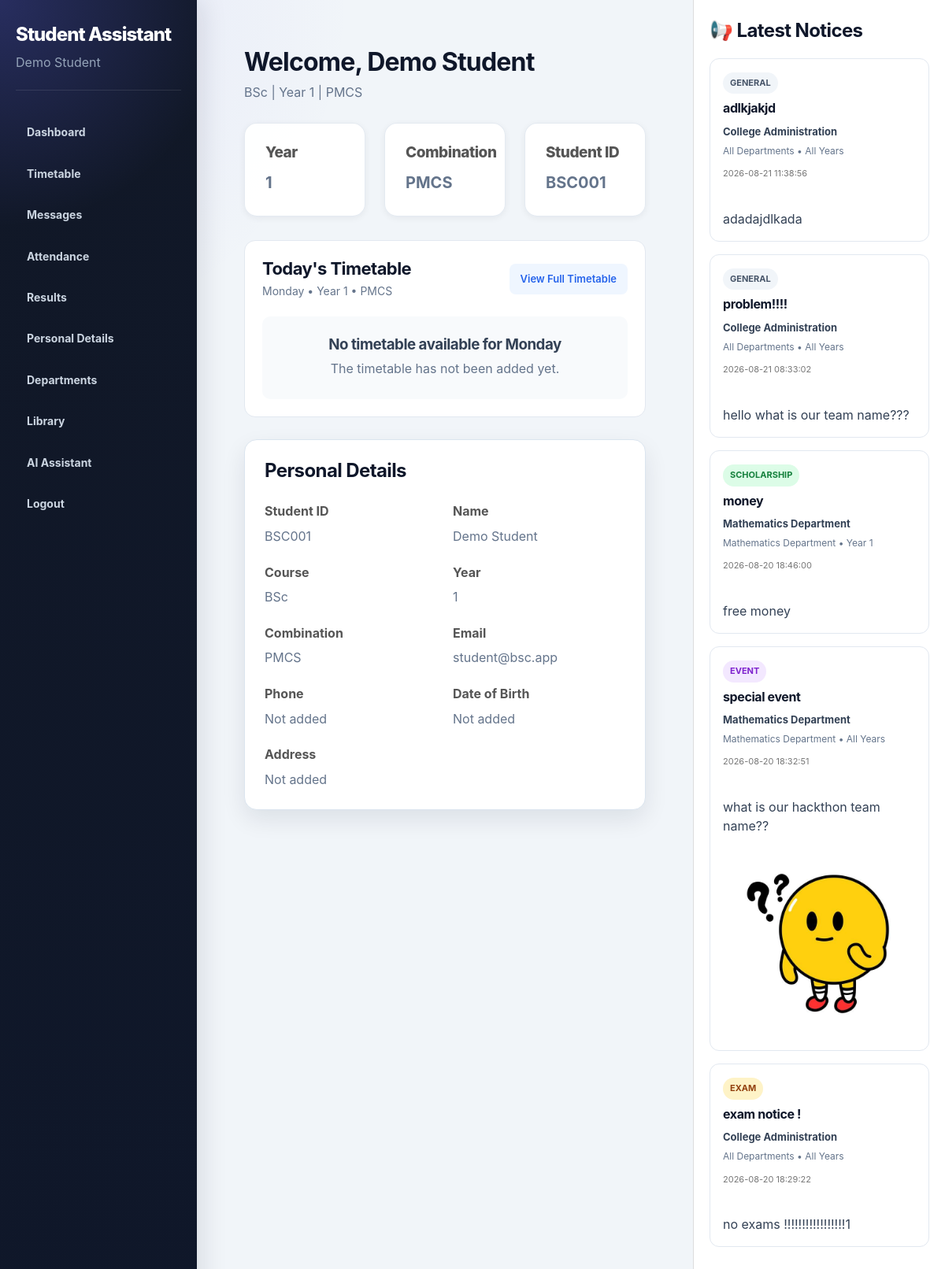
/student/dashboard (signed in), run on the app's committed database.
### tables this page shows
CREATE TABLE students (

            student_id TEXT PRIMARY KEY,

            name TEXT NOT NULL,

            email TEXT UNIQUE,

            phone TEXT,

            date_of_birth TEXT,

            address TEXT,

            password TEXT NOT NULL,

            year INTEGER NOT NULL,

            combination_id INTEGER,

            created_at TEXT DEFAULT CURRENT_TIMESTAMP,

            FOREIGN KEY (combination_id)
            REFERENCES combinations(combination_id)
        );

CREATE TABLE combinations (

            combination_id INTEGER PRIMARY KEY AUTOINCREMENT,

            name TEXT UNIQUE NOT NULL,

            description TEXT
        );

CREATE TABLE notices (

            notice_id INTEGER PRIMARY KEY AUTOINCREMENT,

            title TEXT NOT NULL,

            message TEXT NOT NULL,

            image TEXT,

            target_year INTEGER,

            department_id INTEGER,

            created_by TEXT,

            created_at TEXT DEFAULT CURRENT_TIMESTAMP, category
            TEXT DEFAULT 'General', issued_department_id
            INTEGER, target_department_id
            INTEGER, is_pinned
            INTEGER DEFAULT 0,

            FOREIGN KEY (department_id)
            REFERENCES departments(department_id),

            FOREIGN KEY (created_by)
            REFERENCES admins(admin_id)
        );

CREATE TABLE departments (

            department_id INTEGER PRIMARY KEY AUTOINCREMENT,

            name TEXT UNIQUE NOT NULL,

            description TEXT,

            hod_name TEXT,

            hod_email TEXT,

            hod_phone TEXT,

            department_location TEXT
        );

### app.py (the view)
@app.route("/student/dashboard")
def student_dashboard():
    if session.get("user_type") != "student":
        return redirect(
            url_for("login")
        )
    student_id = session.get(
        "student_id"
    )
    if not student_id:
        session.clear()
        return redirect(
            url_for("login")
        )
    student = get_student(
        student_id
    )
    if student is None:
        session.clear()
        return redirect(
            url_for("login")
        )
    notices = get_filtered_notices_for_student(
        student_id
    )
    unread_messages = 0
    conversations = (
        get_student_conversations(
            student_id
        )
    )
    for conversation in conversations:
        unread_messages += (
            conversation["unread_count"]
            or 0
        )
    today_name = datetime.now().strftime(
        "%A"
    )
    today_timetable = (
        get_student_timetable_for_day(
            student_id,
            today_name
        )
    )
    return render_template(
        "student_dashboard.html",
        student=student,
        notices=notices,
        unread_messages=unread_messages,
        today_name=today_name,
        today_timetable=today_timetable
    )

### app.py (called while the page is built)
@app.context_processor
def inject_app_name():
    return {
        "app_name": app.config["APP_NAME"]
    }

### database/database.py (called while the page is built)
def connect_database():
    os.makedirs(
        DATA_DIR,
        exist_ok=True
    )
    connection = sqlite3.connect(
        DB_PATH
    )
    connection.row_factory = sqlite3.Row
    connection.execute(
        "PRAGMA foreign_keys = ON"
    )
    return connection

def get_student(
    student_id
):
    connection = connect_database()
    cursor = connection.cursor()
    cursor.execute("""
        SELECT

            students.student_id,

            students.name,

            students.email,

            students.phone,

            students.date_of_birth,

            students.address,

            students.year,

            students.combination_id,

            combinations.name
            AS combination_name

        FROM students

        LEFT JOIN combinations

        ON students.combination_id =
           combinations.combination_id

        WHERE students.student_id = ?
    """, (
        student_id,
    ))
    student = cursor.fetchone()
    connection.close()
    return student

def get_student_timetable_for_day(
    student_id,
    day
):
    connection = connect_database()
    cursor = connection.cursor()
    cursor.execute("""
        SELECT
            timetable.*,
            combinations.name AS combination_name,
            students.year

        FROM students

        JOIN combinations
        ON students.combination_id =
           combinations.combination_id

        JOIN timetable
        ON timetable.combination_id =
           students.combination_id

        WHERE students.student_id = ?
        AND timetable.year = students.year
        AND LOWER(timetable.day) = LOWER(?)

        LIMIT 1
    """, (
        student_id,
        day
    ))
    timetable = cursor.fetchone()
    connection.close()
    return timetable

### templates/student_dashboard.html (shortened to what this page needs)
<!DOCTYPE html>
<html lang="en">
<head>
    <link
        rel="stylesheet"
        href="{{ url_for('static', filename='css/style.css') }}?v=900"
    >
</head>
<body class="dashboard-body">
<div class="dashboard-layout">
    <aside class="sidebar">
        <h2>
            {{ app_name }}
        </h2>
        <p class="sidebar-student">
            {{ student["name"] }}
        </p>
        <nav>
            <a href="{{ url_for('student_dashboard') }}">
                Dashboard
            </a>
            <a href="{{ url_for('student_timetable') }}">
                Timetable
            </a>
            <a href="{{ url_for('student_messages') }}">
                Messages
            </a>
            <a href="{{ url_for('student_attendance') }}">
                Attendance
            </a>
            <a href="{{ url_for('student_results') }}">
                Results
            </a>
            <a href="#personal-details">
                Personal Details
            </a>
            <a href="{{ url_for('departments') }}">
                Departments
            </a>
            <a href="#">
                Library
            </a>
            <a href="{{ url_for('student_assistant') }}">
                AI Assistant
            </a>
            <a href="{{ url_for('logout') }}">
                Logout
            </a>
        </nav>
    </aside>
    <main class="student-main">
        <div class="dashboard-header">
            <div>
                <h1>
                    Welcome, {{ student["name"] }}
                </h1>
                <p>
                    BSc
                    |
                    Year {{ student["year"] }}
                    |
                    {{ student["combination_name"] }}
                </p>
            </div>
        </div>
        <section class="dashboard-cards">
            <div class="dashboard-card">
                <h3>
                    Year
                </h3>
                <p>
                    {{ student["year"] }}
                </p>
            </div>
            <div class="dashboard-card">
                <h3>
                    Combination
                </h3>
                <p>
                    {{ student["combination_name"] }}
                </p>
            </div>
            <div class="dashboard-card">
                <h3>
                    Student ID
                </h3>
                <p>
                    {{ student["student_id"] }}
                </p>
            </div>
        </section>
        <section class="today-timetable-card">
            <div class="today-timetable-header">
                <div>
                    <h2>
                        Today's Timetable
                    </h2>
                    <p>
                        {{ today_name }}
                        •
                        Year {{ student["year"] }}
                        •
                        {{ student["combination_name"] }}
                    </p>
                </div>
                <a
                    href="{{ url_for('student_timetable') }}"
                    class="view-full-timetable"
                >
                    View Full Timetable
                </a>
            </div>
            {% if today_name == "Sunday" %}
                <div class="no-classes-today">
                    <h3>
                        No classes today 🎉
                    </h3>
                    <p>
                        Enjoy your Sunday.
                    </p>
                </div>
            {% else %}
                <div class="no-classes-today">
                    <h3>
                        No timetable available for {{ today_name }}
                    </h3>
                    <p>
                        The timetable has not been added yet.
                    </p>
                </div>
            {% endif %}
        </section>
        <section
            class="dashboard-section"
            id="personal-details"
        >
            <h2>
                Personal Details
            </h2>
            <div class="personal-details-grid">
                <div>
                    <strong>
                        Student ID
                    </strong>
                    <p>
                        {{ student["student_id"] }}
                    </p>
                </div>
                <div>
                    <strong>
                        Name
                    </strong>
                    <p>
                        {{ student["name"] }}
                    </p>
                </div>
                <div>
                    <strong>
                        Course
                    </strong>
                    <p>
                        BSc
                    </p>
                </div>
                <div>
                    <strong>
                        Year
                    </strong>
                    <p>
                        {{ student["year"] }}
                    </p>
                </div>
                <div>
                    <strong>
                        Combination
                    </strong>
                    <p>
                        {{ student["combination_name"] }}
                    </p>
                </div>
                <div>
                    <strong>
                        Email
                    </strong>
                    <p>
                        {{
                            student["email"]
                            or
                            "Not added"
                        }}
                    </p>
                </div>
                <div>
                    <strong>
                        Phone
                    </strong>
                    <p>
                        {{
                            student["phone"]
                            or
                            "Not added"
                        }}
                    </p>
                </div>
                <div>
                    <strong>
                        Date of Birth
                    </strong>
                    <p>
                        {{
                            student["date_of_birth"]
                            or
                            "Not added"
                        }}
                    </p>
                </div>
                <div class="full-detail">
                    <strong>
                        Address
                    </strong>
                    <p>
                        {{
                            student["address"]
                            or
                            "Not added"
                        }}
                    </p>
                </div>
            </div>
        </section>
    </main>
    <aside class="notice-panel">
        <h2>
            📢 Latest Notices
        </h2>
        {% if notices %}
            {% for notice in notices %}
                <div
    class="
        dashboard-notice
    "
>
    <div class="student-notice-top">
        <span
            class="
                student-notice-category
                category-{{ (notice['category'] or 'General')|lower }}
            "
        >
            {{ notice["category"] or "General" }}
        </span>
    </div>
    <h3>
        {{ notice["title"] }}
    </h3>
    <p class="student-notice-department">
        {% if notice["issued_department_name"] %}
            {{ notice["issued_department_name"] }}
            Department
        {% else %}
            College Administration
        {% endif %}
    </p>
    <div class="student-notice-audience">
        {% if notice["target_department_name"] %}
            {{ notice["target_department_name"] }}
            Department
        {% else %}
            All Departments
        {% endif %}
        {% if notice["target_year"] %}
            • Year {{ notice["target_year"] }}
        {% else %}
            • All Years
        {% endif %}
    </div>
    <small class="student-notice-date">
        {{ notice["created_at"] }}
    </small>
    <p class="student-notice-message">
        {{ notice["message"] }}
    </p>
    {% if notice["image"] %}
        <img
            src="{{
                url_for(
                    'static',
                    filename=
                    'uploads/notices/'
                    +
                    notice['image']
                )
            }}"
            alt="Notice image"
            class="notice-image"
        >
    {% endif %}
</div>
            {% endfor %}
        {% else %}
            <p>
                No notices available.
            </p>
        {% endif %}
    </aside>
</div>
</body>
</html>

### data on the page
students: name "Demo Student", year "1", student_id "BSC001", email "student@bsc.app", phone "Not added", date_of_birth "Not added", address "Not added"
combinations: combination_name "PMCS"
notices: category "GENERAL", title "adlkjakjd", shows "College Administration", shows "All Departments", shows "• All Years", created_at "2026-08-21 11:38:56", message "adadajdlkada"
notices: category "GENERAL", title "problem!!!!", shows "College Administration", shows "All Departments", shows "• All Years", created_at "2026-08-21 08:33:02", message "hello what is our team name???"
notices: category "SCHOLARSHIP", title "money", issued_department_name "Mathematics", target_department_name "Mathematics", target_year "1", created_at "2026-08-20 18:46:00", message "free money"
notices: category "EVENT", title "special event", issued_department_name "Mathematics", target_department_name "Mathematics", shows "• All Years", created_at "2026-08-20 18:32:51", message "what is our hackthon team name??", image (picture)
notices: category "EXAM", title "exam notice !", shows "College Administration", shows "All Departments", shows "• All Years", created_at "2026-08-20 18:29:22", message "no exams !!!!!!!!!!!!!!!!!1"

### other printed values
{{ app_name }} "Student Assistant"
